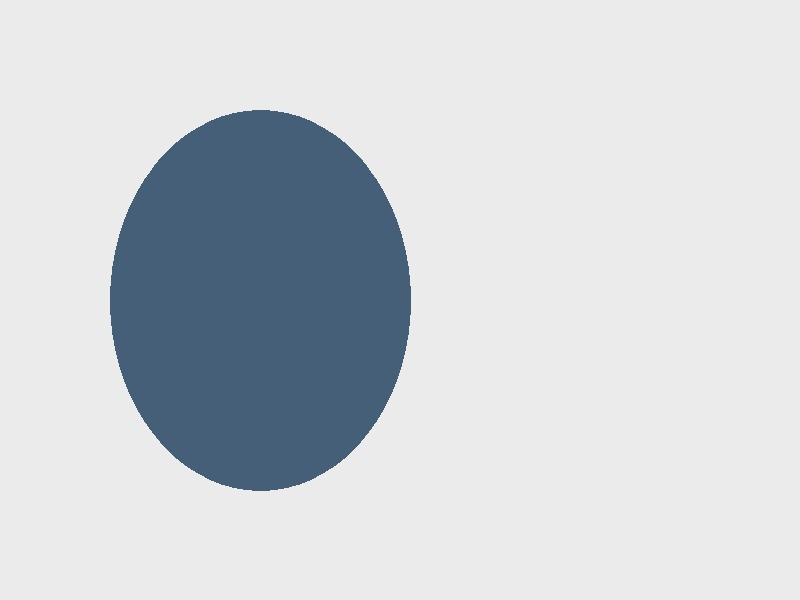
#> input picture data/images/01a36cd217624591b2c8242cb20a681e.jpg, 800 x 600 px
$ python -i vision.py   (imports and definitions only)
#> lines starting #> are read from the running program, lines starting #| are printed output that depends on the picture; after the words box and inside, x2 and y2 are one past the last pixel; in counts of white or black regions, pixels touching at a corner belong together
"""本地图像处理（纯 OpenCV / NumPy，不访问网络）。

提供：
  * 基于边框颜色建模 + 分水岭思路的碎片去背景分割；
  * 等弧长重采样轮廓（逆时针、单位 mm）；
  * 沿轮廓内侧采样 Lab 边缘色带；
  * 透明底抠图与缩略图输出；
  * 用户手工修正多边形 / 蒙版后的重新生成。
"""
from __future__ import annotations

import base64
import uuid
from pathlib import Path
from typing import Optional

import cv2
import numpy as np

IMG_DIR = Path(__file__).resolve().parent.parent / "data" / "images"
MAX_SIDE = 1800          # 工作图像最长边（px）
CONTOUR_POINTS = 400     # 入库轮廓采样点数


# ---------------------------------------------------------------- 基础工具

# [41 lines left out: functions load_image, _downscale, save_upload, crop_rect, not called in this run]


# ---------------------------------------------------------------- 去背景

def segment_shard(img: np.ndarray) -> tuple[np.ndarray, dict]:
    """返回与原图等大的 uint8 蒙版（碎片=255）与诊断信息。"""
    h, w = img.shape[:2]
    blur = cv2.GaussianBlur(img, (5, 5), 0)
    lab = cv2.cvtColor(blur, cv2.COLOR_BGR2LAB)
    bg_lab = _border_median(lab)
    dist = np.sqrt(((lab.astype(np.float32) - bg_lab) ** 2).sum(axis=2))
    sat = cv2.cvtColor(blur, cv2.COLOR_BGR2HSV)[:, :, 1]
    gray = cv2.cvtColor(blur, cv2.COLOR_BGR2GRAY)

    # 背景种子：与边框颜色接近且低饱和、且能从边界漫进来的区域
    t_d = max(16.0, _otsu(dist) * 0.7)
    t_s = max(60.0, _otsu(sat) * 1.2)
    bg_candidate = ((dist < t_d) & (sat < t_s)).astype(np.uint8)
    n, labels = cv2.connectedComponents(bg_candidate, connectivity=4)
    border_ids = set(np.unique(np.r_[labels[0, :], labels[-1, :],
                                     labels[:, 0], labels[:, -1]]))
    border_ids.discard(0)
    flooded = np.isin(labels, list(border_ids))

    fg = (~flooded).astype(np.uint8) * 255
    # 明显比背景暗（断裂面/陶胎）且颜色不同的区域强制保留
    dark = gray < (np.median(_border_pixels(gray)) - 25)
    fg[(dark) & (dist > t_d * 0.6)] = 255

    k = max(3, int(round(min(h, w) * 0.006)))
    if k % 2 == 0:
        k += 1
    kernel = cv2.getStructuringElement(cv2.MORPH_ELLIPSE, (k, k))
    fg = cv2.morphologyEx(fg, cv2.MORPH_CLOSE, kernel, iterations=2)
    fg = _largest_component(fg)
    fg = _fill_holes(fg)
    fg = cv2.morphologyEx(fg, cv2.MORPH_OPEN,
                          cv2.getStructuringElement(cv2.MORPH_ELLIPSE, (5, 5)))
    area_ratio = float((fg > 0).sum()) / (h * w)
    return fg, {"area_ratio": round(area_ratio, 4),
                "bg_lab": [round(float(v), 1) for v in bg_lab]}


def _border_pixels(chan: np.ndarray, band: int = 12) -> np.ndarray:
    h, w = chan.shape[:2]
    b = min(band, h // 4, w // 4)
    return np.concatenate([chan[:b, :].ravel(), chan[-b:, :].ravel(),
                           chan[:, :b].ravel(), chan[:, -b:].ravel()])


def _border_median(lab: np.ndarray, band: int = 12) -> np.ndarray:
    h, w = lab.shape[:2]
    b = min(band, h // 4, w // 4)
    edges = np.concatenate([
        lab[:b, :].reshape(-1, 3), lab[-b:, :].reshape(-1, 3),
        lab[:, :b].reshape(-1, 3), lab[:, -b:].reshape(-1, 3),
    ])
    return np.median(edges, axis=0)


def _otsu(a: np.ndarray) -> float:
    t, _ = cv2.threshold(a.astype(np.uint8), 0, 255,
                         cv2.THRESH_BINARY + cv2.THRESH_OTSU)
    return float(t)


def _largest_component(mask: np.ndarray) -> np.ndarray:
    n, labels, stats, _ = cv2.connectedComponentsWithStats(mask, connectivity=8)
    if n <= 1:
        return mask
    keep = 1 + int(np.argmax(stats[1:, cv2.CC_STAT_AREA]))
    return np.where(labels == keep, 255, 0).astype(np.uint8)


def _fill_holes(mask: np.ndarray) -> np.ndarray:
    cnts, _ = cv2.findContours(mask, cv2.RETR_EXTERNAL, cv2.CHAIN_APPROX_SIMPLE)
    out = np.zeros_like(mask)
    cv2.drawContours(out, cnts, -1, 255, thickness=cv2.FILLED)
    return out


# ---------------------------------------------------------------- 轮廓

# [140 lines left out: functions mask_to_contour, resample_closed, polygon_to_mask, contour_features, sample_edge_colors, summarize_bands and 4 more, not called in this run]

>>> import cv2
>>> picture = cv2.imread('../data/images/01a36cd217624591b2c8242cb20a681e.jpg')
#> picture is the input picture: shape (600, 800, 3); mean B, G, R 213.5, 208.8, 203.9
>>> result = segment_shard(picture)
#> in segment_shard, `lab = cv2.cvtColor(blur, cv2.COLOR_BGR2LAB)`: lab: shape (600, 800, 3); mean of channels 0, 1, 2 211.4, 127.4, 124.8
#> in segment_shard, `bg_lab = _border_median(lab)`: bg_lab = [237, 128, 128]
#> in segment_shard, `dist = np.sqrt(((lab.astype(np.float32) - bg_lab) ** 2).sum(axis=2))`:
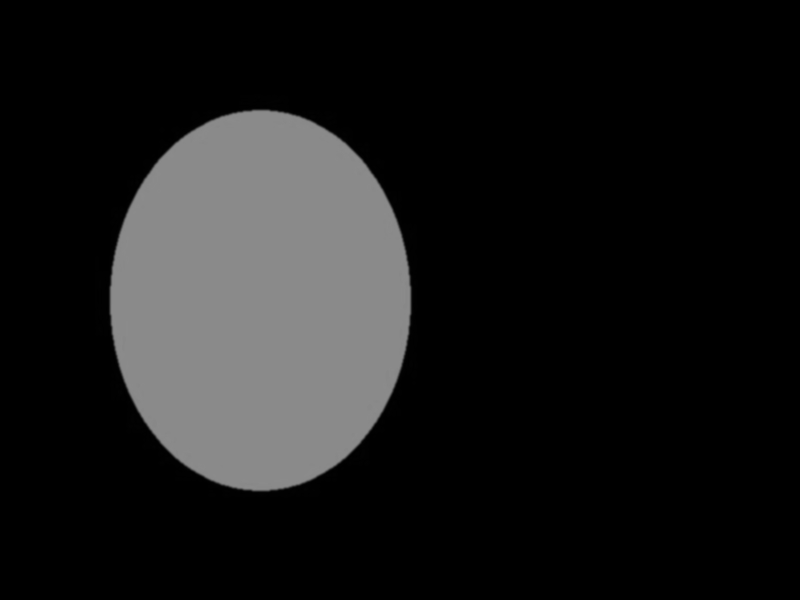
#> dist: shape (600, 800) float64; min 0, max 140.2, mean 25.9
#> in segment_shard, `sat = cv2.cvtColor(blur, cv2.COLOR_BGR2HSV)[:, :, 1]`:
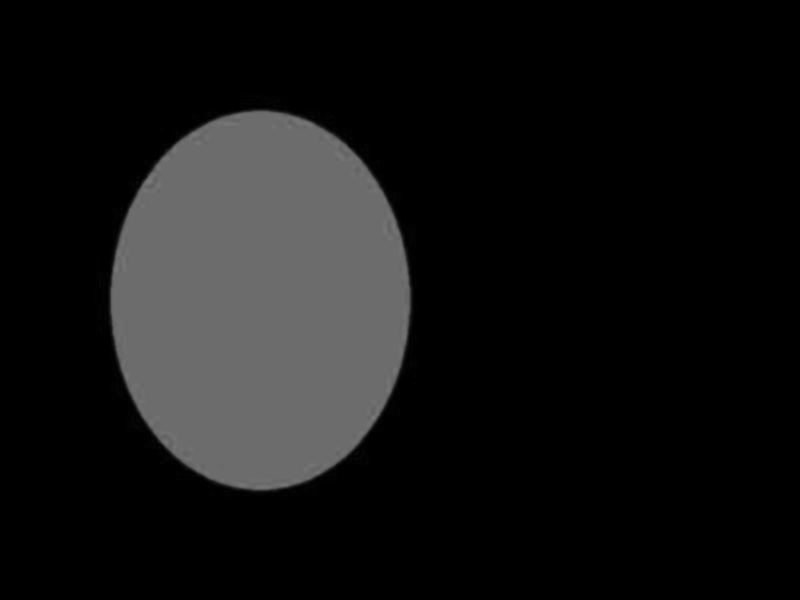
#> sat: shape (600, 800); min 0, max 124, mean 20.2
#> in segment_shard, `gray = cv2.cvtColor(blur, cv2.COLOR_BGR2GRAY)`:
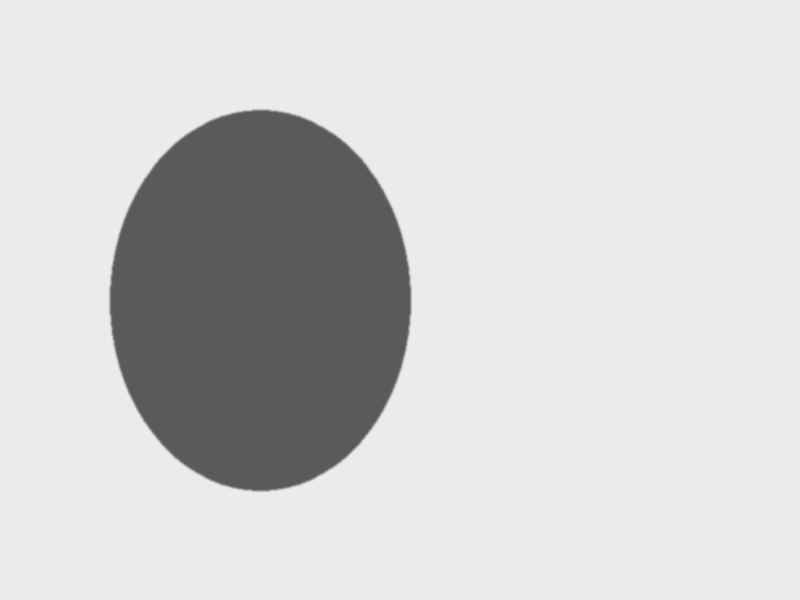
#> gray: shape (600, 800); min 89, max 236, mean 207.8
#> in _otsu, `t, _ = cv2.threshold(a.astype(np.uint8), 0, 255, cv2.THRESH_BINARY + c..`: t = 57
#> in segment_shard, `t_d = max(16.0, _otsu(dist) * 0.7)`: t_d = 39.9
#> in segment_shard, `t_s = max(60.0, _otsu(sat) * 1.2)`: t_s = 63.6
#> in segment_shard, `bg_candidate = ((dist < t_d) & (sat < t_s)).astype(np.uint8)`:
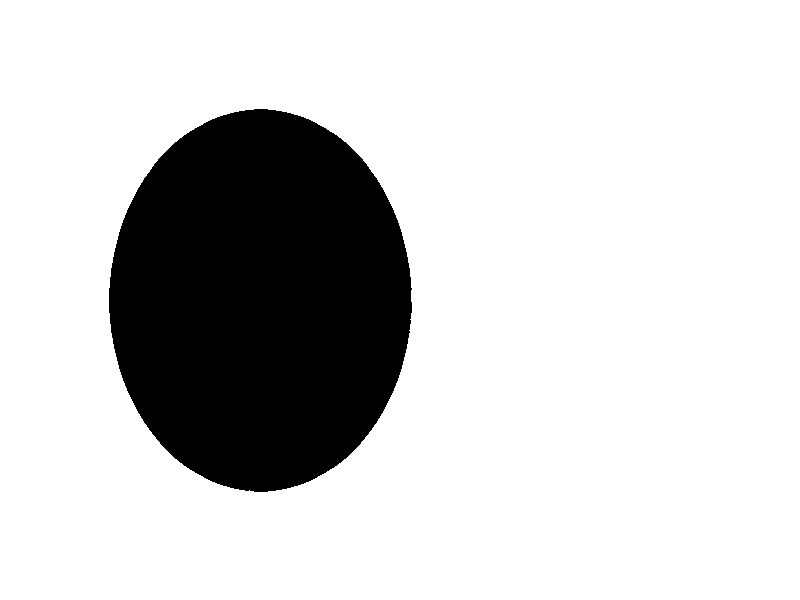
#> bg_candidate: shape (600, 800); values 0 (black) and 1 (white), 81.1% white; 1 black region, box (x1, y1, x2, y2) and area: (109, 109, 412, 492) 90572
#> in segment_shard, `n, labels = cv2.connectedComponents(bg_candidate, connectivity=4)`: n = 2
#> in segment_shard, `border_ids = set(np.unique(np.r_[labels[0, :], labels[-1, :], labels[:..`: border_ids = 1 item
#> in segment_shard, `dark = gray < (np.median(_border_pixels(gray)) - 25)`:
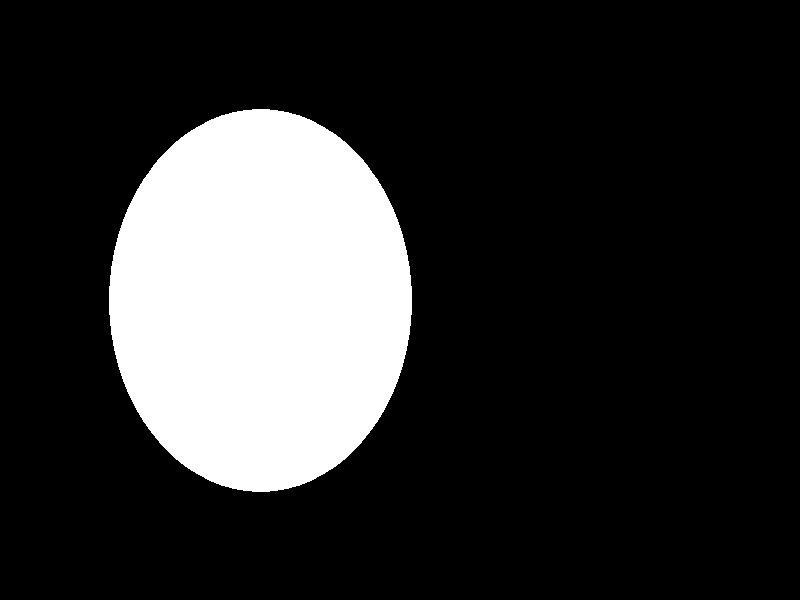
#> dark: shape (600, 800) bool; 18.9% white; 1 white region, box (x1, y1, x2, y2) and area: (109, 109, 412, 492) 90899
#> in segment_shard, `fg[(dark) & (dist > t_d * 0.6)] = 255`:
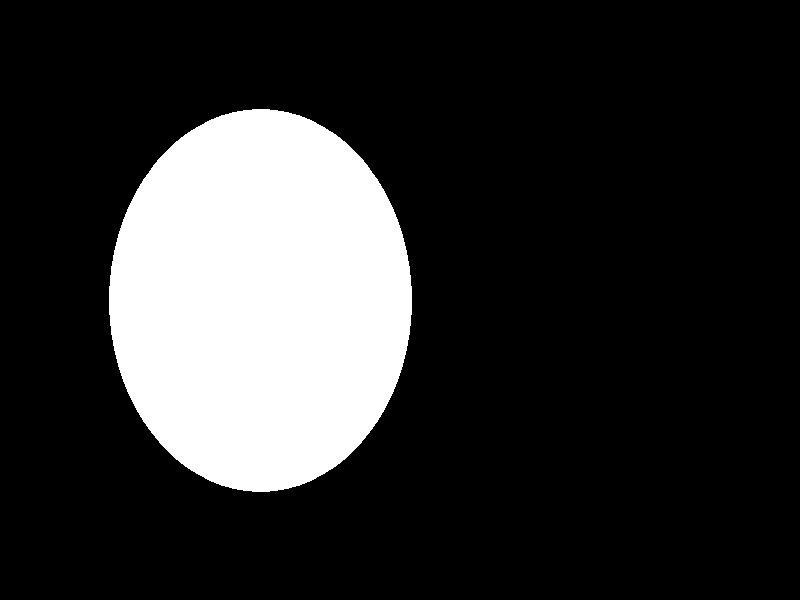
#> fg: shape (600, 800); 18.9% white; 1 white region, box (x1, y1, x2, y2) and area: (109, 109, 412, 492) 90899
#> in _largest_component, `n, labels, stats, _ = cv2.connectedComponentsWithStats(mask, connectiv..`: labels: shape (600, 800) int32; values 0 (black) and 1 (white), 18.9% white; 1 white region
#> in _largest_component, `n, labels, stats, _ = cv2.connectedComponentsWithStats(mask, connectiv..`: n = 2; stats = [[0, 0, 800, 600, 389101], [109, 109, 303, 383, 90899]]
#> in _largest_component, `keep = 1 + int(np.argmax(stats[1:, cv2.CC_STAT_AREA]))`: keep = 1
#> in _fill_holes, `cnts, _ = cv2.findContours(mask, cv2.RETR_EXTERNAL, cv2.CHAIN_APPROX_S..`: cnts = 1 contour; box (x1, y1, x2, y2) and area: (109, 109, 412, 492) 90412
#> in segment_shard, `area_ratio = float((fg > 0).sum()) / (h * w)`: area_ratio = 0.189

$ run again, on data/images/620048821e334c2aa5fe97850038ca0c.jpg
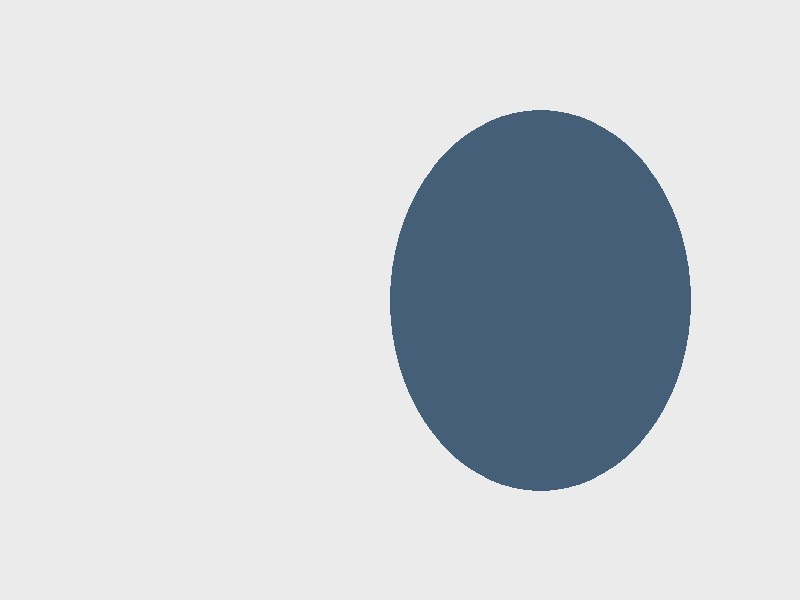
#> input picture data/images/620048821e334c2aa5fe97850038ca0c.jpg, 800 x 600 px
#> picture is the input picture: shape (600, 800, 3); mean B, G, R 213.5, 208.8, 203.9
#> lab: shape (600, 800, 3); mean of channels 0, 1, 2 211.4, 127.4, 124.8
#> bg_lab = [237, 128, 128]
#> t = 57
#> t_d = 39.9
#> t_s = 63.6
#> in segment_shard, `bg_candidate = ((dist < t_d) & (sat < t_s)).astype(np.uint8)`:
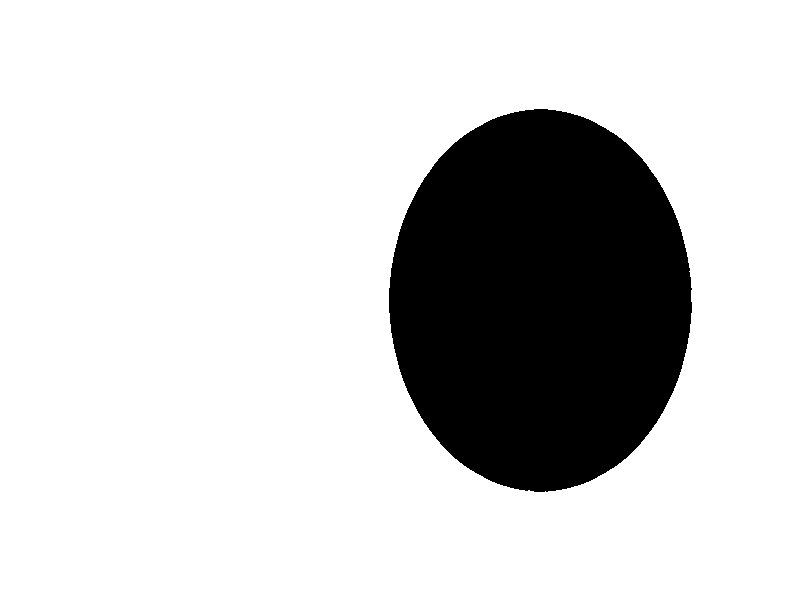
#> bg_candidate: shape (600, 800); values 0 (black) and 1 (white), 81.1% white; 1 black region, box (x1, y1, x2, y2) and area: (389, 109, 692, 492) 90571
#> in segment_shard, `n, labels = cv2.connectedComponents(bg_candidate, connectivity=4)`: n = 2
#> border_ids = 1 item
#> dark: shape (600, 800) bool; 18.9% white; 1 white region, box (x1, y1, x2, y2) and area: (389, 109, 692, 492) 90899
#> in segment_shard, `fg[(dark) & (dist > t_d * 0.6)] = 255`:
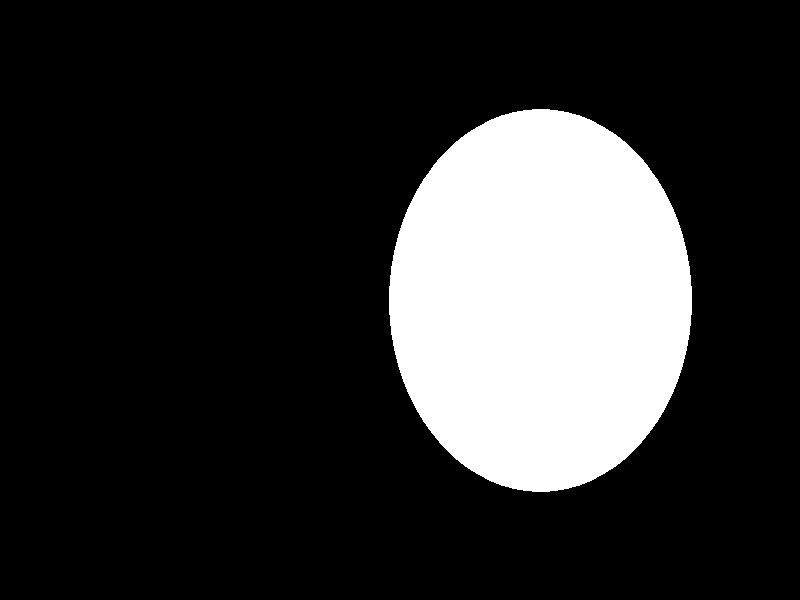
#> fg: shape (600, 800); 18.9% white; 1 white region, box (x1, y1, x2, y2) and area: (389, 109, 692, 492) 90899
#> in _largest_component, `n, labels, stats, _ = cv2.connectedComponentsWithStats(mask, connectiv..`: n = 2; stats = [[0, 0, 800, 600, 389101], [389, 109, 303, 383, 90899]]
#> keep = 1
#> cnts = 1 contour; box (x1, y1, x2, y2) and area: (389, 109, 692, 492) 90412
#> area_ratio = 0.189

$ run again, on data/images/0c34b30266784b42815e060eb7e9cf15.png
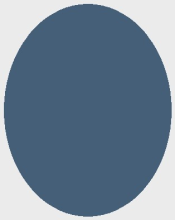
#> input picture data/images/0c34b30266784b42815e060eb7e9cf15.png, 175 x 220 px
#> picture is the input picture: shape (220, 175, 3); mean B, G, R 151.4, 133.2, 114.3
#> lab: shape (220, 175, 3); mean of channels 0, 1, 2 137.5, 125.8, 115.6
#> bg_lab = [237, 128, 128]
#> t = 70
#> t_d = 49
#> t_s = 66
#> in segment_shard, `bg_candidate = ((dist < t_d) & (sat < t_s)).astype(np.uint8)`:
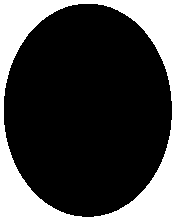
#> bg_candidate: shape (220, 175); values 0 (black) and 1 (white), 26.8% white; 1 white region, box (x1, y1, x2, y2) and area: (0, 0, 175, 220) 10326
#> in segment_shard, `n, labels = cv2.connectedComponents(bg_candidate, connectivity=4)`: n = 2
#> border_ids = 1 item
#> dark: shape (220, 175) bool; 74.3% white; 1 black region, box (x1, y1, x2, y2) and area: (0, 0, 175, 220) 9891
#> in segment_shard, `fg[(dark) & (dist > t_d * 0.6)] = 255`:
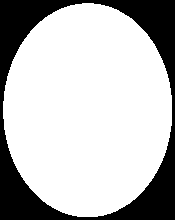
#> fg: shape (220, 175); 73.9% white; 1 black region, box (x1, y1, x2, y2) and area: (0, 0, 175, 220) 10042
#> in _largest_component, `n, labels, stats, _ = cv2.connectedComponentsWithStats(mask, connectiv..`: n = 2; stats = [[0, 0, 175, 220, 10042], [3, 3, 169, 214, 28458]]
#> keep = 1
#> cnts = 1 contour; box (x1, y1, x2, y2) and area: (3, 3, 172, 217) 28186
#> area_ratio = 0.739
